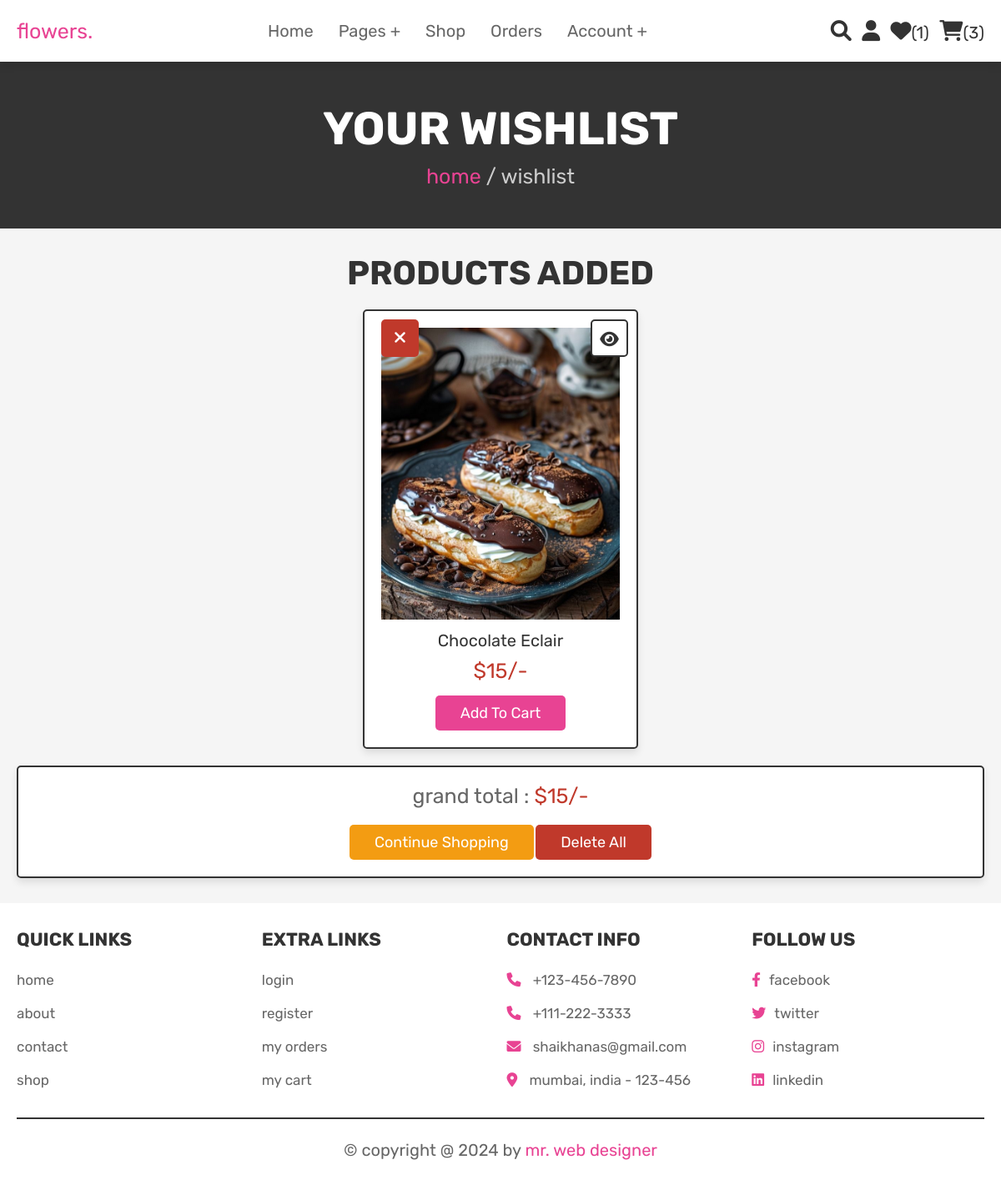
Page /wishlist.php (signed in) on the committed database.
### tables this page shows
CREATE TABLE `wishlist` (
  `id` int(100) NOT NULL,
  `user_id` int(100) NOT NULL,
  `pid` int(100) NOT NULL,
  `name` varchar(100) NOT NULL,
  `price` int(100) NOT NULL,
  `image` varchar(100) NOT NULL
);

### wishlist.php (the view, shortened to what this page needs)
<?php
@include 'config.php';
$user_id = $_SESSION['user_id'];
?>
<!DOCTYPE html>
<html lang="en">
<head>
   <link rel="stylesheet" href="https://cdnjs.cloudflare.com/ajax/libs/font-awesome/6.0.0/css/all.min.css">
   <link rel="stylesheet" href="css/style.css">
</head>
<body>
<?php @include 'header.php'; ?>
<section class="heading">
    <h3>your wishlist</h3>
    <p> <a href="home.php">home</a> / wishlist </p>
</section>
<section class="wishlist">
    <h1 class="title">products added</h1>
    <div class="box-container">
    <?php
        $grand_total = 0;
        $select_wishlist = mysqli_query($conn, "SELECT * FROM `wishlist` WHERE user_id = '$user_id'") or die('query failed');
        if(mysqli_num_rows($select_wishlist) > 0){
            while($fetch_wishlist = mysqli_fetch_assoc($select_wishlist)){
    ?>
    <form action="" method="POST" class="box">
        <a href="wishlist.php?delete=<?php echo $fetch_wishlist['id']; ?>" class="fas fa-times" onclick="return confirm('delete this from wishlist?');"></a>
        <a href="view_page.php?pid=<?php echo $fetch_wishlist['pid']; ?>" class="fas fa-eye"></a>
        <img src="uploaded_img/<?php echo $fetch_wishlist['image']; ?>" alt="" class="image">
        <div class="name"><?php echo $fetch_wishlist['name']; ?></div>
        <div class="price">$<?php echo $fetch_wishlist['price']; ?>/-</div>
        <input type="submit" value="add to cart" name="add_to_cart" class="btn">
    </form>
    <?php
    $grand_total += $fetch_wishlist['price'];
        }
    }else{
        echo '<p class="empty">your wishlist is empty</p>';
    }
    ?>
    </div>
    <div class="wishlist-total">
        <p>grand total : <span>$<?php echo $grand_total; ?>/-</span></p>
        <a href="shop.php" class="option-btn">continue shopping</a>
        <a href="wishlist.php?delete_all" class="delete-btn <?php echo ($grand_total > 1)?'':'disabled' ?>" onclick="return confirm('delete all from wishlist?');">delete all</a>
    </div>
</section>
<?php @include 'footer.php'; ?>
</body>
</html>

### css/style.css (style rules this page uses)
:root { --pink:#e84393; --red:#c0392b; --orange:#f39c12; --black:#333; --white:#fff; --light-color:#666; --light-white:#ccc; --light-bg:#f5f5f5; --border:.2rem solid var(--black); --box-shadow:0 .5rem 1rem rgba(0,0,0,.1); }
* { font-family: 'Rubik', sans-serif; margin:0; padding:0; box-sizing: border-box; outline: none; border:none; text-decoration: none; transition:all .2s linear; }
html { font-size: 62.5%; overflow-x: hidden; scroll-behavior: smooth; scroll-padding-top: 6.5rem; }
body { background: var(--light-bg); }
section { padding:3rem 2rem; }
.btn, .delete-btn, .option-btn { display: inline-block; border-radius: .5rem; margin-top: 1rem; font-size: 1.8rem; color:var(--white); cursor: pointer; padding:1rem 3rem; text-transform: capitalize; }
.btn { background-color: var(--pink); }
.delete-btn { background-color: var(--red); }
.option-btn { background-color: var(--orange); }
.heading { display: flex; flex-flow: column; align-items: center; justify-content: center; gap:1rem; background-color: var(--black); text-align: center; min-height: 25vh; }
.heading h3 { font-size: 5.5rem; color:var(--white); text-transform: uppercase; }
.heading p { font-size: 2.5rem; color:var(--light-white); }
.heading p a { color:var(--pink); }
.title { text-align: center; margin-bottom: 2rem; color:var(--black); text-transform: uppercase; font-size: 4rem; }
.wishlist .box-container { max-width: 1200px; margin:0 auto; display: grid; grid-template-columns: repeat(auto-fit, 33rem); gap:1.5rem; align-items: flex-start; justify-content: center; }
.wishlist .box-container .box { padding:2rem; text-align: center; background-color: var(--white); border:var(--border); box-shadow: var(--box-shadow); border-radius: .5rem; position: relative; }
.wishlist .box-container .box .image { height: 35rem; width: 100%; object-fit: cover; }
.wishlist .box-container .box .fa-eye, .wishlist .box-container .box .fa-times { position: absolute; top:1rem; height: 4.5rem; width: 4.5rem; line-height: 4.3rem; font-size: 2rem; border-radius: .5rem; }
.wishlist .box-container .box .fa-eye { right:1rem; border:var(--border); background-color: var(--white); color:var(--black); }
.wishlist .box-container .box .fa-times { background-color: var(--red); color:var(--white); }
.wishlist .box-container .box .name { font-size: 2rem; color:var(--black); margin:1rem 0; }
.wishlist .box-container .box .price { font-size: 2.5rem; color:var(--red); margin:.5rem 0; }
.wishlist .wishlist-total { max-width: 1200px; margin:0 auto; padding:2rem; text-align: center; background-color: var(--white); border:var(--border); box-shadow: var(--box-shadow); border-radius: .5rem; margin-top: 2rem; }
.wishlist .wishlist-total p { font-size: 2.5rem; color:var(--light-color); margin-bottom: 1rem; }
.wishlist .wishlist-total p span { color:var(--red); }

### rows in the picture
wishlist: image (picture), name "Chocolate Eclair", price "15"

### other values in the picture
$wishlist_num_rows "1"
$cart_num_rows "3"
$grand_total "15"
